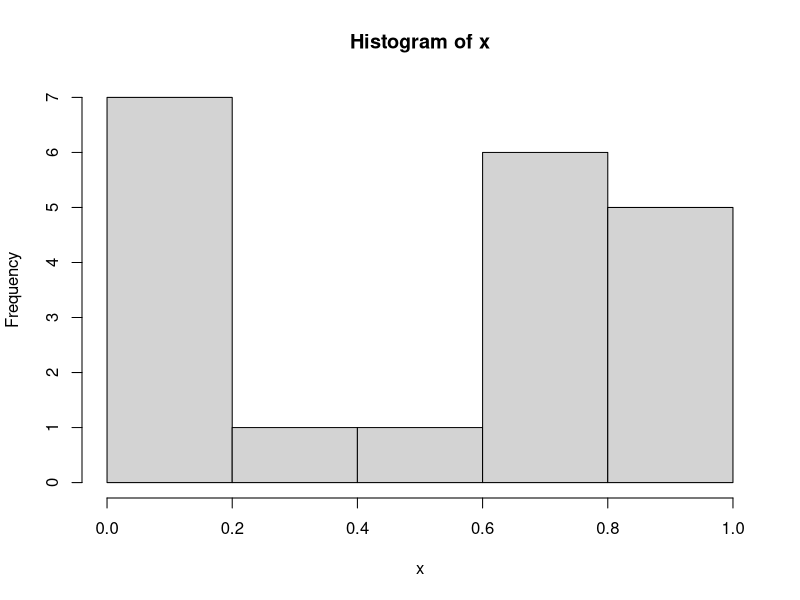

The R source for this figure:
#set the workspace locations
setwd("C:\\R_workspace")#windows
setwd("C:\\R_workspace\\xml")#windows since single back slash is treated as escape character
setwd("C:/R_workspace/xml")#windows
setwd("/Users/<username>/Documents/Folder")#mac or linux
setwd(file.path("C:","R_workspace")) #argument has each folder name using file.path method

#current options are displayed
options()

#options are formatted to print with three digits after the decimal places
options(digits=3)

#Next 20 uniform random variables are created 
x <- runif(20)

#summary statistics
summary(x)

#histogram based on this data are generated
hist(x)

#quit functions 
q()
